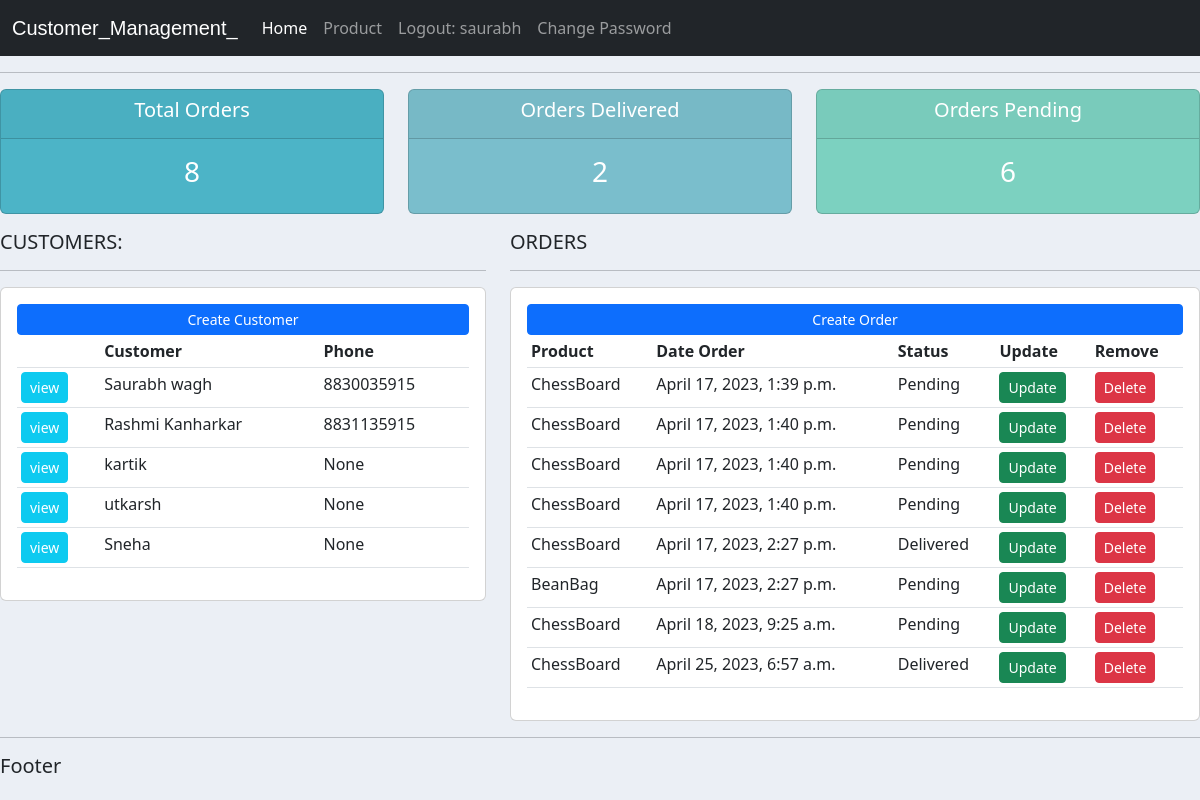
The app's page / (signed in), older data.
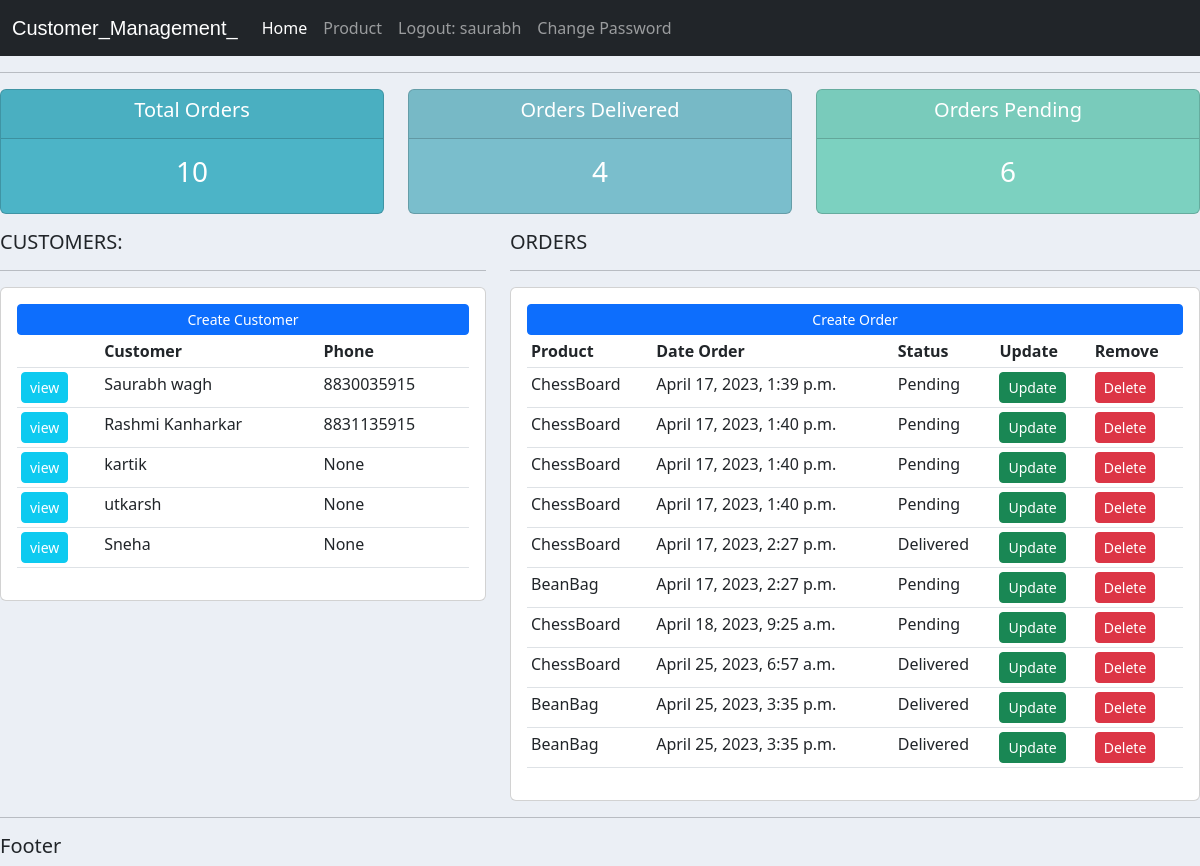
The same page, newer data.
### App/models.py (models this page shows, shortened)
class Customer(models.Model):
    user = models.OneToOneField(User,null=True,on_delete=models.CASCADE,serialize=id)
    name = models.CharField(max_length=200,null=True)
    phone = models.CharField(max_length=200,null=True,blank=True)
    email = models.CharField(max_length=200,null=True,blank=True)
    date = models.DateTimeField(auto_now_add=True,blank=True)

class Order(models.Model):
    STATUS = (
        ('Pending','Pending'),('Out for Delivery','Out for Delivery'),('Delivered','Delivered')
    )
    cust = models.ForeignKey(Customer,null=True,on_delete=models.SET_NULL,serialize=id)  # Many(order) to One(customer) relationship : One Customer can have Multiple orders.
    prod = models.ForeignKey(Product,null=True,on_delete=models.SET_NULL,serialize=id)   # Many(order) to One(product) Relationship : One Product can be ordered Multiple times.
    date = models.DateTimeField(auto_now_add=True)
    status = models.CharField(max_length=200,null=True,choices=STATUS)

class Product(models.Model):
    CATEGORY = (('Indoor','Indoor'),('Outdoor','Outdoor'))
    tag = models.ManyToManyField(Tag)
    name = models.CharField(max_length=200,null=True)
    price = models.FloatField(null=True)
    category = models.CharField(max_length=200,null=True,choices=CATEGORY)
    description = models.CharField(max_length=200,null=True,blank=True)
    date = models.DateTimeField(auto_now_add=True)

### App/decorators.py (the view)
        def wrapper_func(request,*args,**kwargs):
            group = None
            if request.user.groups.exists():
                group = request.user.groups.all()[0].name
            if group in allowed_roles:
                return view_func(request,*args,**kwargs)
            else:
                return redirect('/products/')

### App/views.py (called while the page is built)
@login_required(login_url='/login/')
@allowedUsers(allowed_roles=['admin','staff'])
def home(request):
    orders = Order.objects.all()
    customer = Customer.objects.all()
    total = Order.objects.all()
    tot = total.count()
    products = Product.objects.all()
    delivered = Order.objects.filter(status='Delivered')
    pending = Order.objects.filter(status='Pending')
    delivered = delivered.count()
    pending = pending.count()
    return render(request,'home.html',{'Order':orders,'Customer':customer,'total':tot,'Product':products,'delivered':delivered,'pending':pending})

### templates/home.html
{% extends 'main.html' %}
{%block content%}
{% include 'status.html' %}
<div class="row">
    <div class="col-md-5">
        <h5>CUSTOMERS:</h5>
        <hr>
        <div class="card card-body">
            <a class="btn btn-primary btn-sm btn-block" href="/customerCreation/">Create Customer</a>
            <table class="table table-sm">
                <tr>
                    <th></th>
                    <th>Customer</th>
                    <th>Phone</th>
                </tr>
                    {% for c in Customer %}
                    <tr>
                        <td><a class="btn btn-sm btn-info text-white" href="/customer/{{c.id}}/">view</a></td>
                        <td>{{c.name}}</td>
                        <td>{{c.phone}}</td>
                    </tr>
                    {% endfor %}
            </table>
        </div>
    </div>
    <div class="col-md-7">
        <h5>ORDERS</h5>
        <hr>
        <div class="card card-body">
            <a class="btn btn-primary btn-sm btn-block" href="/">Create Order</a>
            <table class="table table-sm">
                <tr>
                    <th>Product</th>
                    <th>Date Order</th>
                    <th>Status</th>
                    <th>Update</th>
                    <th>Remove</th>
                </tr>
                {%for i in Order%}
                    <tr>
                        <td>{{i.prod.name}}</td>
                        <td>{{i.date}}</td>
                        <td>{{i.status}}</td>
                        <td><a href="/updateOrder/{{i.id}}" class="btn btn-sm btn-success">Update</a></td>
                        <td><a href="/deleteOrder/{{i.id}}" class="btn btn-sm btn-danger">Delete</a></td>
                    </tr>
                {%endfor%}
            </table>
        </div>
    </div>
</div>
{%endblock content%}

Row changes from the older to the newer data that the page shows:
added Order: prod.name "BeanBag", date "April 25, 2023, 3:35 p.m.", status "Delivered"
added Order: prod.name "BeanBag", date "April 25, 2023, 3:35 p.m.", status "Delivered"
Text that changed along with them:
{{ total }}: "8" → "10"
{{ delivered }}: "2" → "4"
